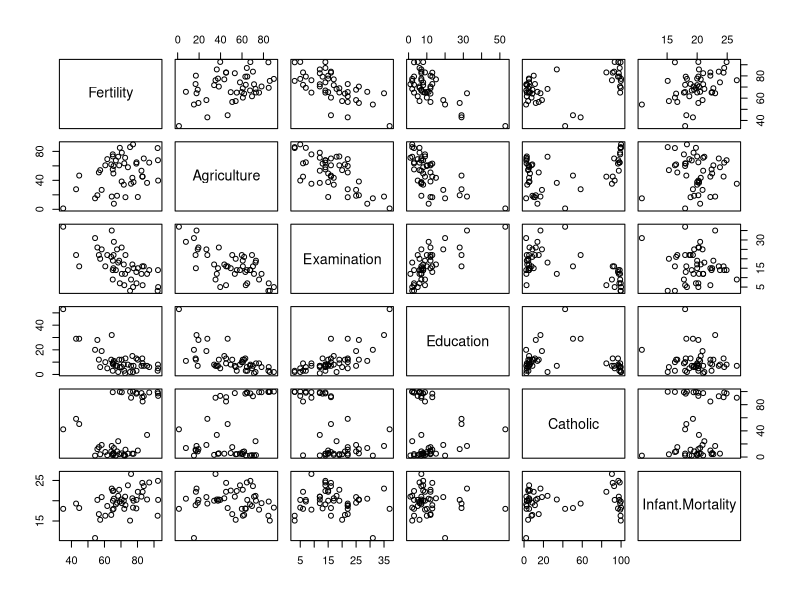
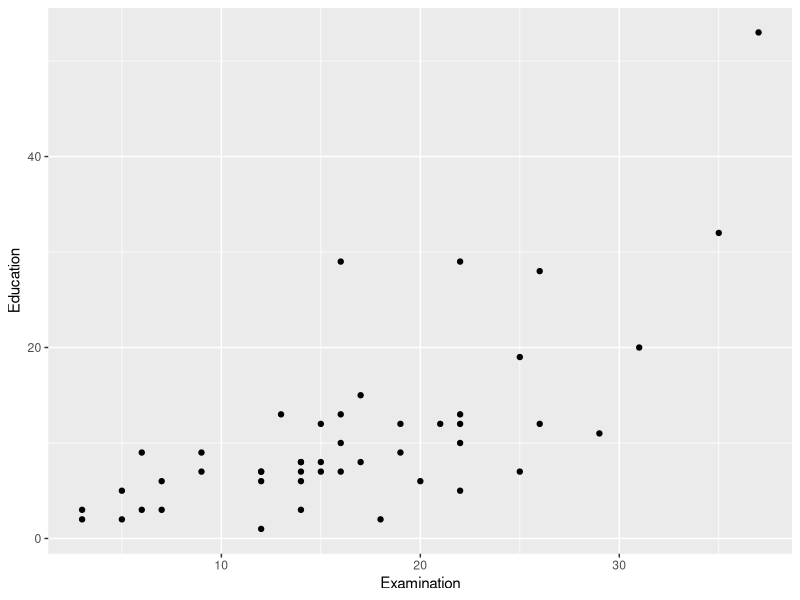
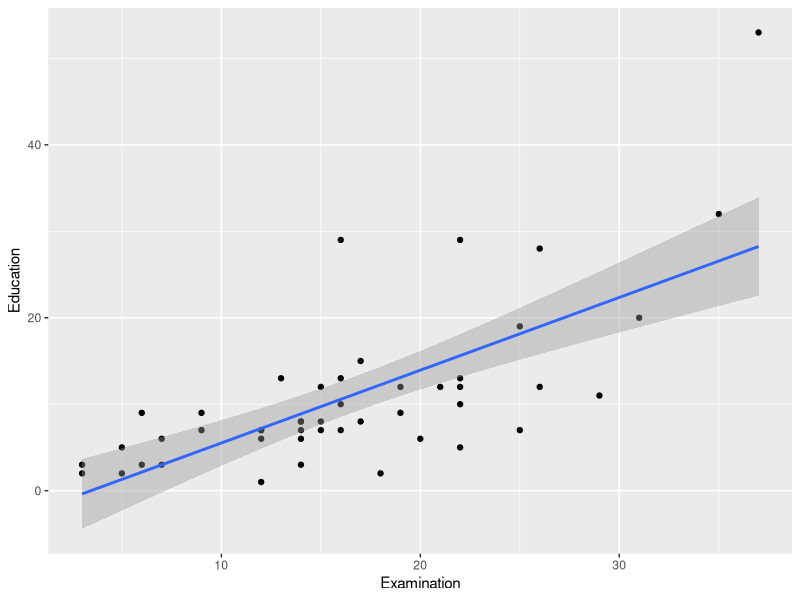
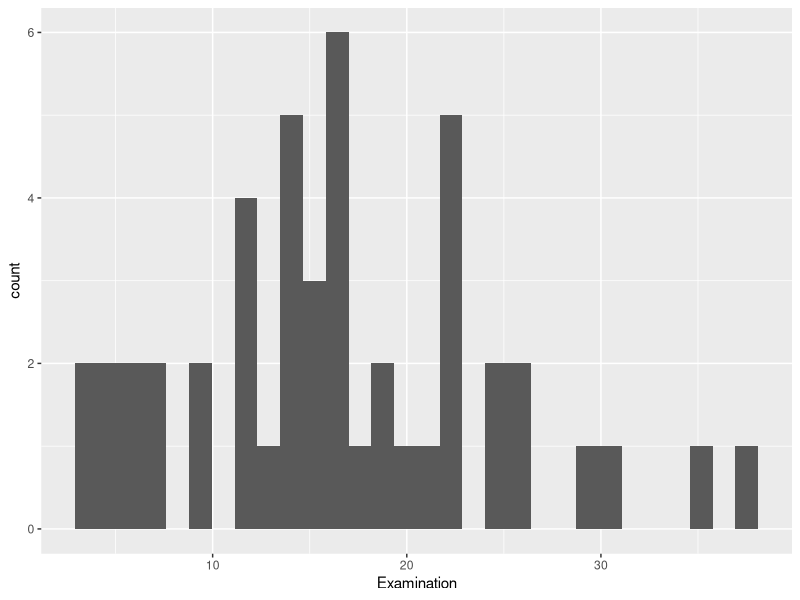
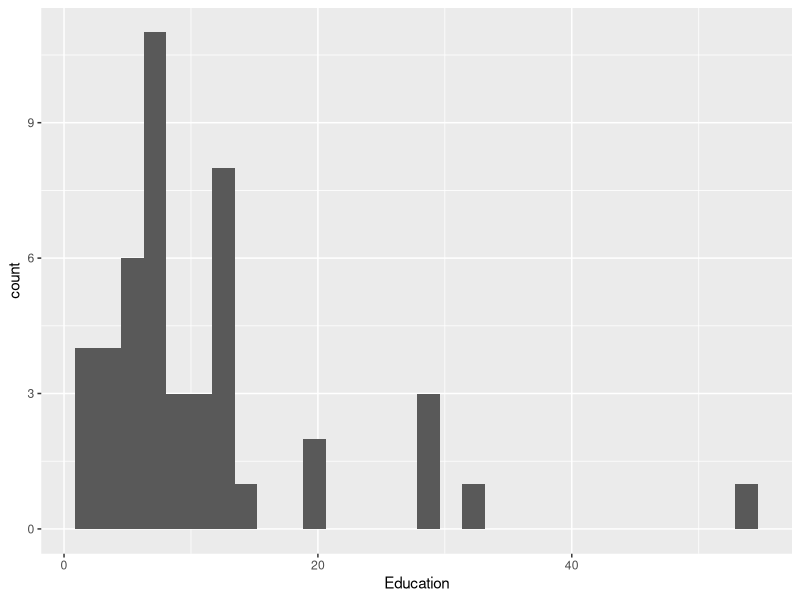
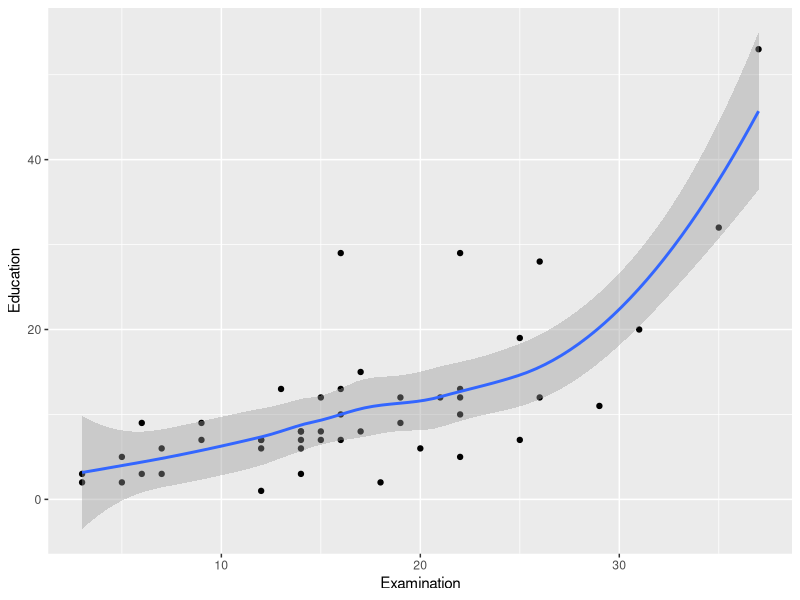
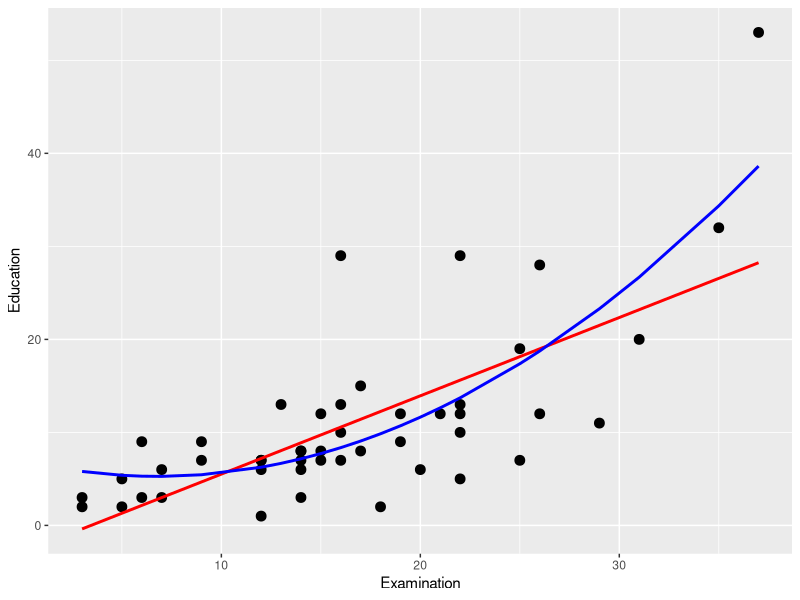

The R script that drew these images, in order: (Note: this script raises an error after producing the figures.)
# regression diagnostics

library(ggplot2)

data(swiss)
str(swiss)


# relationships between all variables
pairs(swiss)

ggplot(swiss, aes(x = Examination, y = Education)) + 
  geom_point()


# Outliers

ggplot(swiss, aes(x = Examination, y = Education)) + 
  geom_point() + 
  geom_smooth(method = 'lm')


# Normality of variables distributions

ggplot(swiss, aes(x = Examination)) + 
  geom_histogram()

ggplot(swiss, aes(x = Education)) + 
  geom_histogram()


# linearity 

ggplot(swiss, aes(x = Examination, y = Education)) + 
  geom_point() + 
  geom_smooth()

lm1 <- lm(Education ~ Examination, swiss)
summary(lm1)


swiss$Examination_squared <- (swiss$Examination)^2

lm2 <- lm(Education ~ Examination + Examination_squared, swiss)
summary(lm2)


anova(lm2, lm1)


swiss$lm1_fitted <- lm1$fitted
swiss$lm2_fitted <- lm2$fitted
swiss$lm1_resid <- lm1$resid
swiss$lm2_resid <- lm2$resid
swiss$obs_number <- 1:nrow(swiss)

ggplot(swiss, aes(x = Examination, y = Education)) + 
  geom_point(size = 3) + 
  geom_line(aes(x = Examination, y = lm1_fitted), col = 'red', lwd=1) +
  geom_line(aes(x = Examination, y = lm2_fitted), col = 'blue', lwd=1)


ggplot(swiss, aes(x = lm1_fitted, y = lm1_resid)) + 
  geom_point(size = 3) + geom_hline(y=0, col = 'red', lwd = 1)

ggplot(swiss, aes(x = lm2_fitted, y = lm2_resid)) + 
  geom_point(size = 3) + geom_hline(y=0, col = 'red', lwd = 1)


# independence of errors

ggplot(swiss, aes(x = obs_number, y = lm1_resid)) + 
  geom_point(size = 3) + geom_smooth()

ggplot(swiss, aes(x = obs_number, y = lm2_resid)) + 
  geom_point(size = 3) + geom_smooth()


# Homoscedasticity

ggplot(swiss, aes(x = lm1_fitted, y = lm1_resid)) + 
  geom_point(size = 3)

ggplot(swiss, aes(x = lm2_fitted, y = lm2_resid)) + 
  geom_point(size = 3)


# Errors Normally distributed

ggplot(swiss, aes(x = lm1_resid)) + 
  geom_histogram(binwidth = 4, fill = 'white', col = 'black')

qqnorm(lm1$residuals)
qqline(lm1$residuals)

shapiro.test(lm1$residuals)


ggplot(swiss, aes(x = lm2_resid)) + 
  geom_histogram(binwidth = 4, fill = 'white', col = 'black')

qqnorm(lm2$residuals)
qqline(lm2$residuals)

shapiro.test(lm2$residuals)
